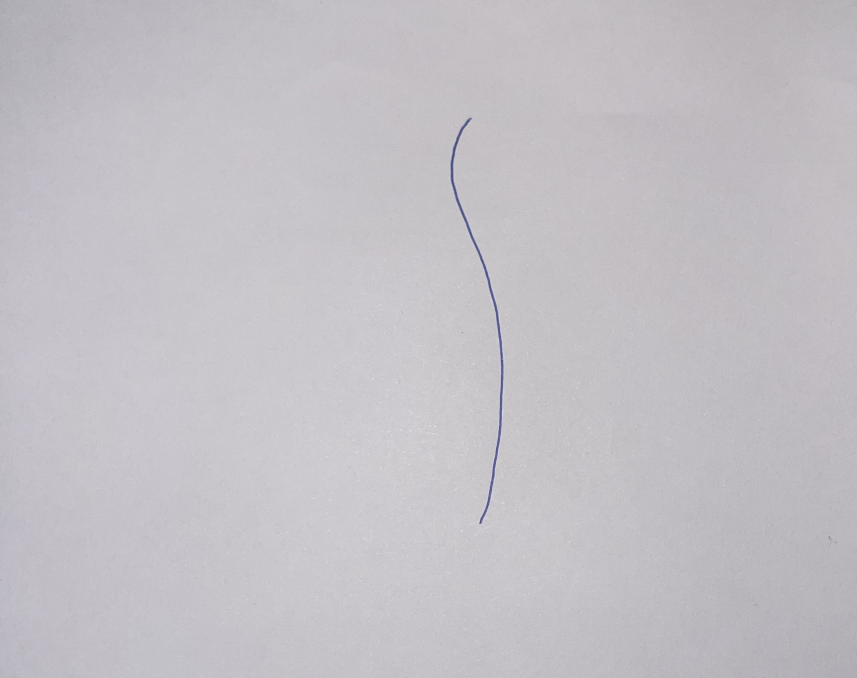
#> input picture your_test_curve.jpg, 2569 x 2033 px (shown at 1/3 size)
$ python curve_extractor.py
#> lines starting #> are read from the running program, lines starting #| are printed output that depends on the picture; after the words box and inside, x2 and y2 are one past the last pixel; in counts of white or black regions, pixels touching at a corner belong together
import cv2
import numpy as np
import matplotlib.pyplot as plt

def extract_blue_curve(image_path):
#> called with image_path = 'your_test_curve.jpg'
    print(f"🔍 正在讀取圖片: {image_path}")

    img = cv2.imread(image_path)
#> img is the input picture: shape (2033, 2569, 3); mean B, G, R 197.5, 192.3, 195.1
    if img is None:
        print("❌ 找不到圖片，請檢查檔名！")
        return

    img = cv2.resize(img, (800, 600))
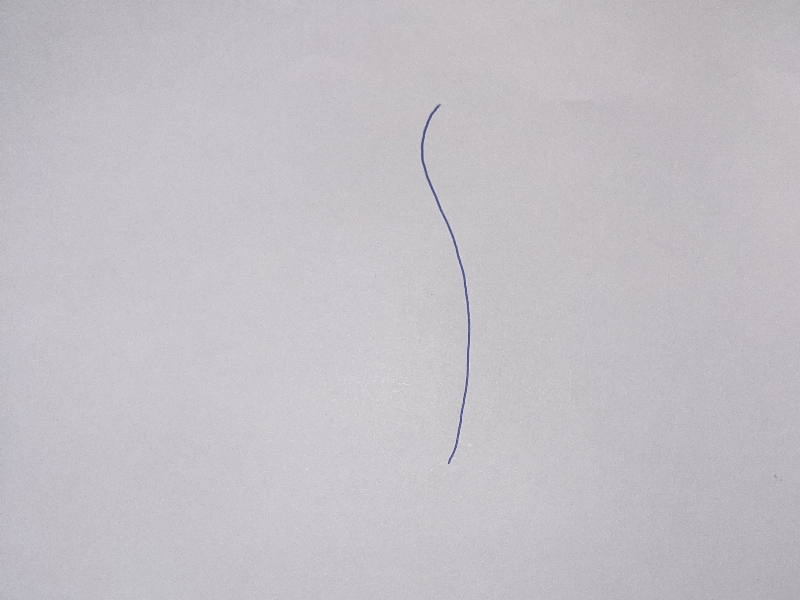
#> img: shape (600, 800, 3); mean B, G, R 197.4, 192.2, 195
    hsv = cv2.cvtColor(img, cv2.COLOR_BGR2HSV)
#> hsv: shape (600, 800, 3); mean H, S, V 137.2, 7, 197.5

    # 1. 顏色過濾
    lower_blue = np.array([100, 50, 50])
    upper_blue = np.array([140, 255, 255])
    mask = cv2.inRange(hsv, lower_blue, upper_blue)
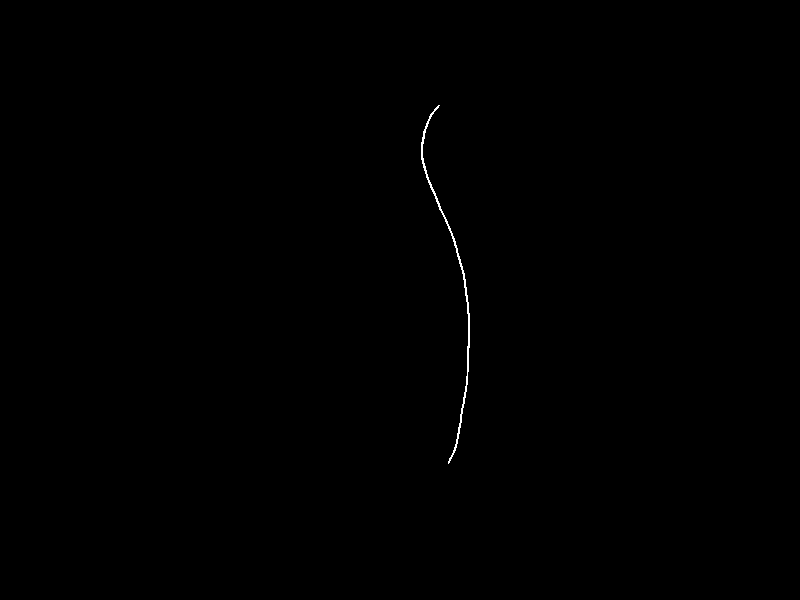
#> mask: shape (600, 800); 0.16% white in thin lines or dots, all inside (x1, y1, x2, y2) = (421, 105, 470, 464)

    # 顯示處理結果 (把中文標題拿掉，避免亂碼)
    cv2.imshow("1. Original", img)
    cv2.imshow("2. Mask", mask)
    print("👀 請按鍵盤『任意鍵』關閉圖片視窗，讓系統繼續擷取座標...")
    cv2.waitKey(0)
    cv2.destroyAllWindows()

    # ==========================================
    # 🚀 競賽核心功能：圖表數位化 (提取像素座標)
    # ==========================================
    print("\n🚀 開始進行數據逆向工程：擷取像素座標...")

    # 找出 Mask 中所有「非零 (也就是白色)」的像素座標點
    points = cv2.findNonZero(mask)
#> points = contour of 766 points, box (x1, y1, x2, y2) (421, 105, 470, 464), area 3022

    if points is not None:
        # OpenCV 回傳的陣列形狀是 (N, 1, 2)，我們把它壓平變成純粹的 (N, 2) 座標陣列
        points = points.reshape(-1, 2)
#> points = 766 pairs, first value 421 to 469, second value 105 to 463
        print(f"✅ 成功抓取到 {len(points)} 個像素資料點！")
#| ✅ 成功抓取到 766 個像素資料點！
        print("📝 前 10 個點的座標如下 (X, Y)：\n", points[:10])
#| 📝 前 10 個點的座標如下 (X, Y)：
#|  [[438 105]
#|  [439 105]
#|  [437 106]
#|  [438 106]
#|  [436 107]
#|  [437 107]
#|  [438 107]
#|  [435 108]
#|  [436 108]
#|  [437 108]]

        # 把 X 陣列與 Y 陣列拆開
        x_coords = points[:, 0]
#> x_coords = 766 values, max 469 at index 463, min 421 at index 86, mean 450.6
        y_coords = points[:, 1]
#> y_coords = 766 values from 105 to 463

        # ==========================================
        # ✨ CTO 升級魔法：筆畫骨架化 (取平均值)
        # ==========================================
        # 找出所有不重複的 X 座標
        unique_x = np.unique(x_coords)
#> unique_x = 49 values from 421 to 469
        # 針對每一個 X，計算其所有 Y 座標的平均值
        averaged_y = np.array([np.mean(y_coords[x_coords == x]) for x in unique_x])
#> averaged_y = 49 values, max 367.6 at index 40, min 148.1 at index 2, mean 250.2

        # 繪製數位化後的數據散佈圖
        plt.figure(figsize=(8, 6))

        # 改用瘦身後的 unique_x 和 averaged_y 來畫圖，並加上連線
        plt.plot(unique_x, -averaged_y, marker='o', markersize=2, linestyle='-', color='blue', linewidth=1)

        plt.title("Digitized Curve Data (Graph Reverse Engineering)")
        plt.xlabel("X Coordinate")
        plt.ylabel("Y Coordinate (Inverted)")
        plt.grid(True)

        # ==========================================
        # ✨ CTO 升級魔法：鎖定真實比例尺
        # ==========================================
        plt.axis('equal')  # 這行是靈魂！強制 X 軸與 Y 軸比例 1:1，絕對不變形！

        plt.show()
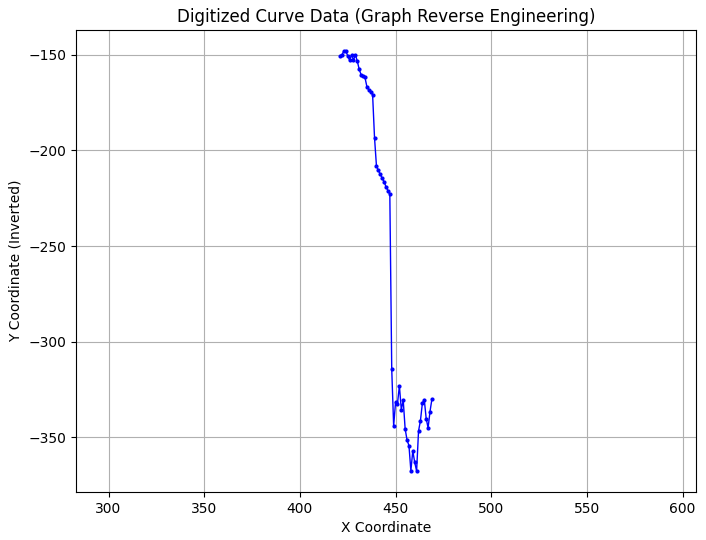
#> figure drawn by matplotlib, 1 panel; curve peaks at x = 423, y = -148.1
    else:
        print("⚠️ 找不到任何曲線，請確認 Mask 是否為全黑。")

# ==========================================
# 執行程式碼 (記得確保檔名正確)
extract_blue_curve('your_test_curve.jpg')
